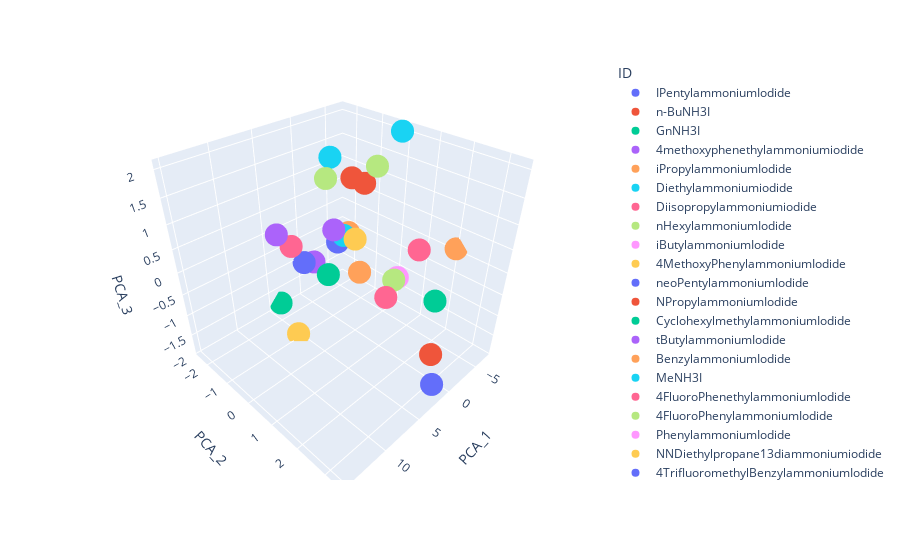

The code cell stored with this chart in its notebook:
### Code cell
#incluye amina sola 
plot_3d_cluster(amine_3_components_pca[0], list(df_amine_with_names['Chemical Abbreviation'].values), 'ID', "PCA")

### Figure 1 — Plotly figure (JSON) as saved in the notebook; plotly's stock layout.template omitted (floating-point values rounded to 4 significant figures)
{"data": [{"hovertemplate": "ID=IPentylammoniumIodide<br>PCA_1=%{x}<br>PCA_2=%{y}<br>PCA_3=%{z}<extra></extra>", "legendgroup": "IPentylammoniumIodide", "marker": {"color": "#636efa", "symbol": "circle"}, "mode": "markers", "name": "IPentylammoniumIodide", "scene": "scene", "showlegend": true, "type": "scatter3d", "x": [0.101], "y": [-0.7542], "z": [-0.01713]}, {"hovertemplate": "ID=n-BuNH3I<br>PCA_1=%{x}<br>PCA_2=%{y}<br>PCA_3=%{z}<extra></extra>", "legendgroup": "n-BuNH3I", "marker": {"color": "#EF553B", "symbol": "circle"}, "mode": "markers", "name": "n-BuNH3I", "scene": "scene", "showlegend": true, "type": "scatter3d", "x": [-1.24], "y": [-0.5461], "z": [1.327]}, {"hovertemplate": "ID=GnNH3I<br>PCA_1=%{x}<br>PCA_2=%{y}<br>PCA_3=%{z}<extra></extra>", "legendgroup": "GnNH3I", "marker": {"color": "#00cc96", "symbol": "circle"}, "mode": "markers", "name": "GnNH3I", "scene": "scene", "showlegend": true, "type": "scatter3d", "x": [-6.043], "y": [1.745], "z": [-1.171]}, {"hovertemplate": "ID=4methoxyphenethylammoniumiodide<br>PCA_1=%{x}<br>PCA_2=%{y}<br>PCA_3=%{z}<extra></extra>", "legendgroup": "4methoxyphenethylammoniumiodide", "marker": {"color": "#ab63fa", "symbol": "circle"}, "mode": "markers", "name": "4methoxyphenethylammoniumiodide", "scene": "scene", "showlegend": true, "type": "scatter3d", "x": [5.309], "y": [0.5285], "z": [1.02]}, {"hovertemplate": "ID=iPropylammoniumIodide<br>PCA_1=%{x}<br>PCA_2=%{y}<br>PCA_3=%{z}<extra></extra>", "legendgroup": "iPropylammoniumIodide", "marker": {"color": "#FFA15A", "symbol": "circle"}, "mode": "markers", "name": "iPropylammoniumIodide", "scene": "scene", "showlegend": true, "type": "scatter3d", "x": [-3.111], "y": [-1.141], "z": [-0.1546]}, {"hovertemplate": "ID=Diethylammoniumiodide<br>PCA_1=%{x}<br>PCA_2=%{y}<br>PCA_3=%{z}<extra></extra>", "legendgroup": "Diethylammoniumiodide", "marker": {"color": "#19d3f3", "symbol": "circle"}, "mode": "markers", "name": "Diethylammoniumiodide", "scene": "scene", "showlegend": true, "type": "scatter3d", "x": [-0.7233], "y": [-1.252], "z": [1.611]}, {"hovertemplate": "ID=Diisopropylammoniumiodide<br>PCA_1=%{x}<br>PCA_2=%{y}<br>PCA_3=%{z}<extra></extra>", "legendgroup": "Diisopropylammoniumiodide", "marker": {"color": "#FF6692", "symbol": "circle"}, "mode": "markers", "name": "Diisopropylammoniumiodide", "scene": "scene", "showlegend": true, "type": "scatter3d", "x": [1.882], "y": [-2.342], "z": [-0.4625]}, {"hovertemplate": "ID=nHexylammoniumIodide<br>PCA_1=%{x}<br>PCA_2=%{y}<br>PCA_3=%{z}<extra></extra>", "legendgroup": "nHexylammoniumIodide", "marker": {"color": "#B6E880", "symbol": "circle"}, "mode": "markers", "name": "nHexylammoniumIodide", "scene": "scene", "showlegend": true, "type": "scatter3d", "x": [2.335], "y": [-0.5744], "z": [1.518]}, {"hovertemplate": "ID=iButylammoniumIodide<br>PCA_1=%{x}<br>PCA_2=%{y}<br>PCA_3=%{z}<extra></extra>", "legendgroup": "iButylammoniumIodide", "marker": {"color": "#FF97FF", "symbol": "circle"}, "mode": "markers", "name": "iButylammoniumIodide", "scene": "scene", "showlegend": true, "type": "scatter3d", "x": [-1.618], "y": [-1.098], "z": [-0.127]}, {"hovertemplate": "ID=4MethoxyPhenylammoniumIodide<br>PCA_1=%{x}<br>PCA_2=%{y}<br>PCA_3=%{z}<extra></extra>", "legendgroup": "4MethoxyPhenylammoniumIodide", "marker": {"color": "#FECB52", "symbol": "circle"}, "mode": "markers", "name": "4MethoxyPhenylammoniumIodide", "scene": "scene", "showlegend": true, "type": "scatter3d", "x": [1.685], "y": [0.3403], "z": [0.5011]}, {"hovertemplate": "ID=neoPentylammoniumIodide<br>PCA_1=%{x}<br>PCA_2=%{y}<br>PCA_3=%{z}<extra></extra>", "legendgroup": "neoPentylammoniumIodide", "marker": {"color": "#636efa", "symbol": "circle"}, "mode": "markers", "name": "neoPentylammoniumIodide", "scene": "scene", "showlegend": true, "type": "scatter3d", "x": [0.03227], "y": [-2.34], "z": [-1.036]}, {"hovertemplate": "ID=NPropylammoniumIodide<br>PCA_1=%{x}<br>PCA_2=%{y}<br>PCA_3=%{z}<extra></extra>", "legendgroup": "NPropylammoniumIodide", "marker": {"color": "#EF553B", "symbol": "circle"}, "mode": "markers", "name": "NPropylammoniumIodide", "scene": "scene", "showlegend": true, "type": "scatter3d", "x": [-3.02], "y": [-0.5077], "z": [1.118]}, {"hovertemplate": "ID=CyclohexylmethylammoniumIodide<br>PCA_1=%{x}<br>PCA_2=%{y}<br>PCA_3=%{z}<extra></extra>", "legendgroup": "CyclohexylmethylammoniumIodide", "marker": {"color": "#00cc96", "symbol": "circle"}, "mode": "markers", "name": "CyclohexylmethylammoniumIodide", "scene": "scene", "showlegend": true, "type": "scatter3d", "x": [1.499], "y": [-0.7783], "z": [-0.6892]}, {"hovertemplate": "ID=tButylammoniumIodide<br>PCA_1=%{x}<br>PCA_2=%{y}<br>PCA_3=%{z}<extra></extra>", "legendgroup": "tButylammoniumIodide", "marker": {"color": "#ab63fa", "symbol": "circle"}, "mode": "markers", "name": "tButylammoniumIodide", "scene": "scene", "showlegend": true, "type": "scatter3d", "x": [-1.603], "y": [-2.348], "z": [-1.164]}, {"hovertemplate": "ID=BenzylammoniumIodide<br>PCA_1=%{x}<br>PCA_2=%{y}<br>PCA_3=%{z}<extra></extra>", "legendgroup": "BenzylammoniumIodide", "marker": {"color": "#FFA15A", "symbol": "circle"}, "mode": "markers", "name": "BenzylammoniumIodide", "scene": "scene", "showlegend": true, "type": "scatter3d", "x": [0.1726], "y": [0.1588], "z": [-0.43]}, {"hovertemplate": "ID=MeNH3I<br>PCA_1=%{x}<br>PCA_2=%{y}<br>PCA_3=%{z}<extra></extra>", "legendgroup": "MeNH3I", "marker": {"color": "#19d3f3", "symbol": "circle"}, "mode": "markers", "name": "MeNH3I", "scene": "scene", "showlegend": true, "type": "scatter3d", "x": [-6.634], "y": [-0.05392], "z": [2.041]}, {"hovertemplate": "ID=4FluoroPhenethylammoniumIodide<br>PCA_1=%{x}<br>PCA_2=%{y}<br>PCA_3=%{z}<extra></extra>", "legendgroup": "4FluoroPhenethylammoniumIodide", "marker": {"color": "#FF6692", "symbol": "circle"}, "mode": "markers", "name": "4FluoroPhenethylammoniumIodide", "scene": "scene", "showlegend": true, "type": "scatter3d", "x": [2.041], "y": [1.575], "z": [-0.329]}, {"hovertemplate": "ID=4FluoroPhenylammoniumIodide<br>PCA_1=%{x}<br>PCA_2=%{y}<br>PCA_3=%{z}<extra></extra>", "legendgroup": "4FluoroPhenylammoniumIodide", "marker": {"color": "#B6E880", "symbol": "circle"}, "mode": "markers", "name": "4FluoroPhenylammoniumIodide", "scene": "scene", "showlegend": true, "type": "scatter3d", "x": [-1.416], "y": [1.085], "z": [-0.4392]}, {"hovertemplate": "ID=PhenylammoniumIodide<br>PCA_1=%{x}<br>PCA_2=%{y}<br>PCA_3=%{z}<extra></extra>", "legendgroup": "PhenylammoniumIodide", "marker": {"color": "#FF97FF", "symbol": "circle"}, "mode": "markers", "name": "PhenylammoniumIodide", "scene": "scene", "showlegend": true, "type": "scatter3d", "x": [-2.076], "y": [1.07], "z": [-0.4461]}, {"hovertemplate": "ID=NNDiethylpropane13diammoniumiodide<br>PCA_1=%{x}<br>PCA_2=%{y}<br>PCA_3=%{z}<extra></extra>", "legendgroup": "NNDiethylpropane13diammoniumiodide", "marker": {"color": "#FECB52", "symbol": "circle"}, "mode": "markers", "name": "NNDiethylpropane13diammoniumiodide", "scene": "scene", "showlegend": true, "type": "scatter3d", "x": [5.682], "y": [-0.9916], "z": [-1.905]}, {"hovertemplate": "ID=4TrifluoromethylBenzylammoniumIodide<br>PCA_1=%{x}<br>PCA_2=%{y}<br>PCA_3=%{z}<extra></extra>", "legendgroup": "4TrifluoromethylBenzylammoniumIodide", "marker": {"color": "#636efa", "symbol": "circle"}, "mode": "markers", "name": "4TrifluoromethylBenzylammoniumIodide", "scene": "scene", "showlegend": true, "type": "scatter3d", "x": [2.496], "y": [3.386], "z": [-1.57]}, {"hovertemplate": "ID=4TrifluoromethylPhenylammoniumIodide<br>PCA_1=%{x}<br>PCA_2=%{y}<br>PCA_3=%{z}<extra></extra>", "legendgroup": "4TrifluoromethylPhenylammoniumIodide", "marker": {"color": "#EF553B", "symbol": "circle"}, "mode": "markers", "name": "4TrifluoromethylPhenylammoniumIodide", "scene": "scene", "showlegend": true, "type": "scatter3d", "x": [0.7863], "y": [2.956], "z": [-1.249]}, {"hovertemplate": "ID=TertOctylammoniumIodide<br>PCA_1=%{x}<br>PCA_2=%{y}<br>PCA_3=%{z}<extra></extra>", "legendgroup": "TertOctylammoniumIodide", "marker": {"color": "#00cc96", "symbol": "circle"}, "mode": "markers", "name": "TertOctylammoniumIodide", "scene": "scene", "showlegend": true, "type": "scatter3d", "x": [3.844], "y": [-2.42], "z": [-1.824]}, {"hovertemplate": "ID=nDodecylammoniumIodide<br>PCA_1=%{x}<br>PCA_2=%{y}<br>PCA_3=%{z}<extra></extra>", "legendgroup": "nDodecylammoniumIodide", "marker": {"color": "#ab63fa", "symbol": "circle"}, "mode": "markers", "name": "nDodecylammoniumIodide", "scene": "scene", "showlegend": true, "type": "scatter3d", "x": [14.94], "y": [1.645], "z": [1.993]}, {"hovertemplate": "ID=FormamidiniumIodide<br>PCA_1=%{x}<br>PCA_2=%{y}<br>PCA_3=%{z}<extra></extra>", "legendgroup": "FormamidiniumIodide", "marker": {"color": "#FFA15A", "symbol": "circle"}, "mode": "markers", "name": "FormamidiniumIodide", "scene": "scene", "showlegend": true, "type": "scatter3d", "x": [-7.025], "y": [2.036], "z": [0.1042]}, {"hovertemplate": "ID=PhEtNH3I<br>PCA_1=%{x}<br>PCA_2=%{y}<br>PCA_3=%{z}<extra></extra>", "legendgroup": "PhEtNH3I", "marker": {"color": "#19d3f3", "symbol": "circle"}, "mode": "markers", "name": "PhEtNH3I", "scene": "scene", "showlegend": true, "type": "scatter3d", "x": [2.009], "y": [-0.005349], "z": [0.5025]}, {"hovertemplate": "ID=ImidazoliumIodide<br>PCA_1=%{x}<br>PCA_2=%{y}<br>PCA_3=%{z}<extra></extra>", "legendgroup": "ImidazoliumIodide", "marker": {"color": "#FF6692", "symbol": "circle"}, "mode": "markers", "name": "ImidazoliumIodide", "scene": "scene", "showlegend": true, "type": "scatter3d", "x": [-5.615], "y": [1.067], "z": [-0.1066]}, {"hovertemplate": "ID=EtNH3I<br>PCA_1=%{x}<br>PCA_2=%{y}<br>PCA_3=%{z}<extra></extra>", "legendgroup": "EtNH3I", "marker": {"color": "#B6E880", "symbol": "circle"}, "mode": "markers", "name": "EtNH3I", "scene": "scene", "showlegend": true, "type": "scatter3d", "x": [-4.687], "y": [-0.4417], "z": [1.384]}], "layout": {"legend": {"title": {"text": "ID"}, "tracegroupgap": 0}, "margin": {"t": 60}, "scene": {"domain": {"x": [0, 1], "y": [0, 1]}, "xaxis": {"title": {"text": "PCA_1"}}, "yaxis": {"title": {"text": "PCA_2"}}, "zaxis": {"title": {"text": "PCA_3"}}}}}
